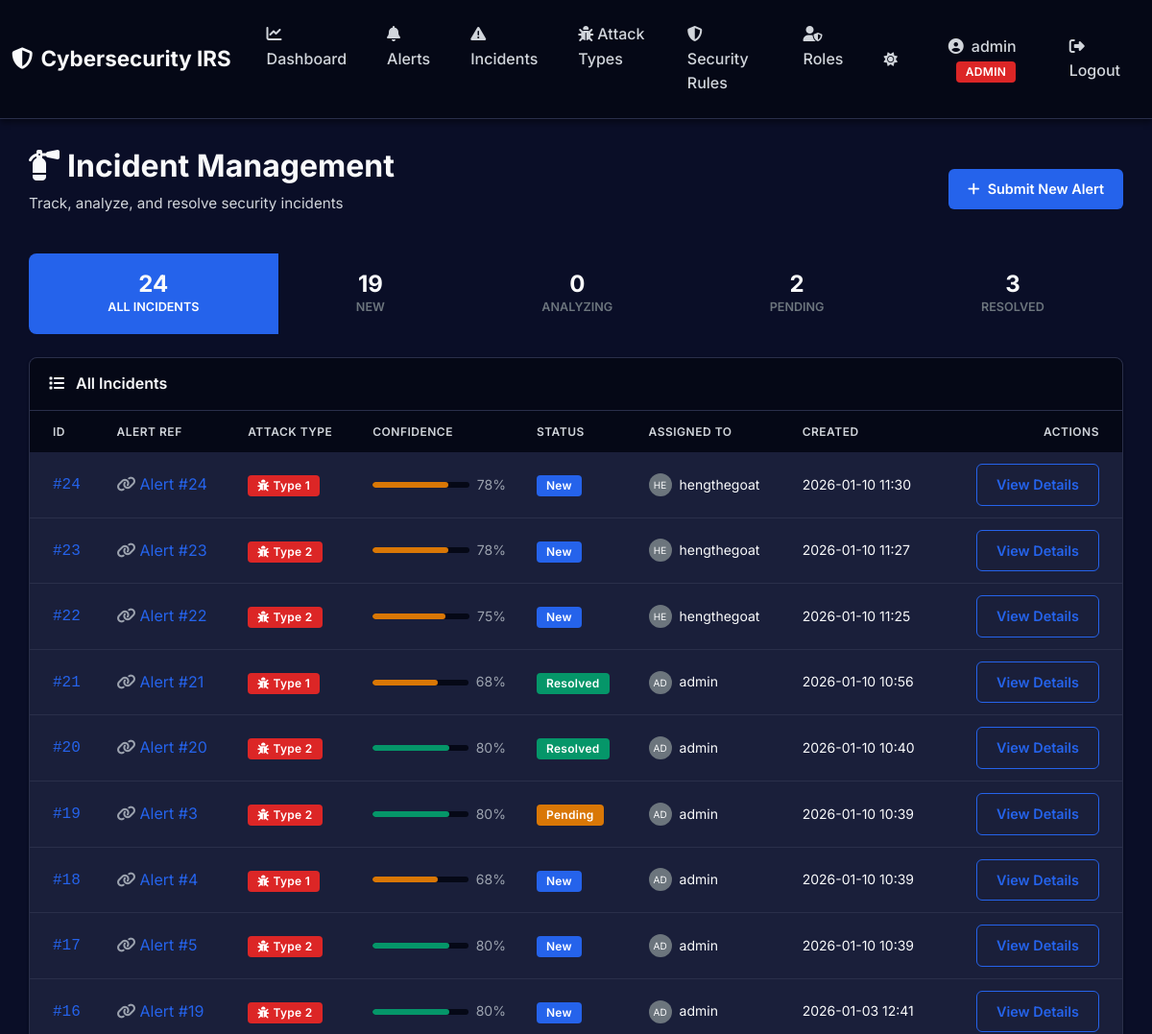
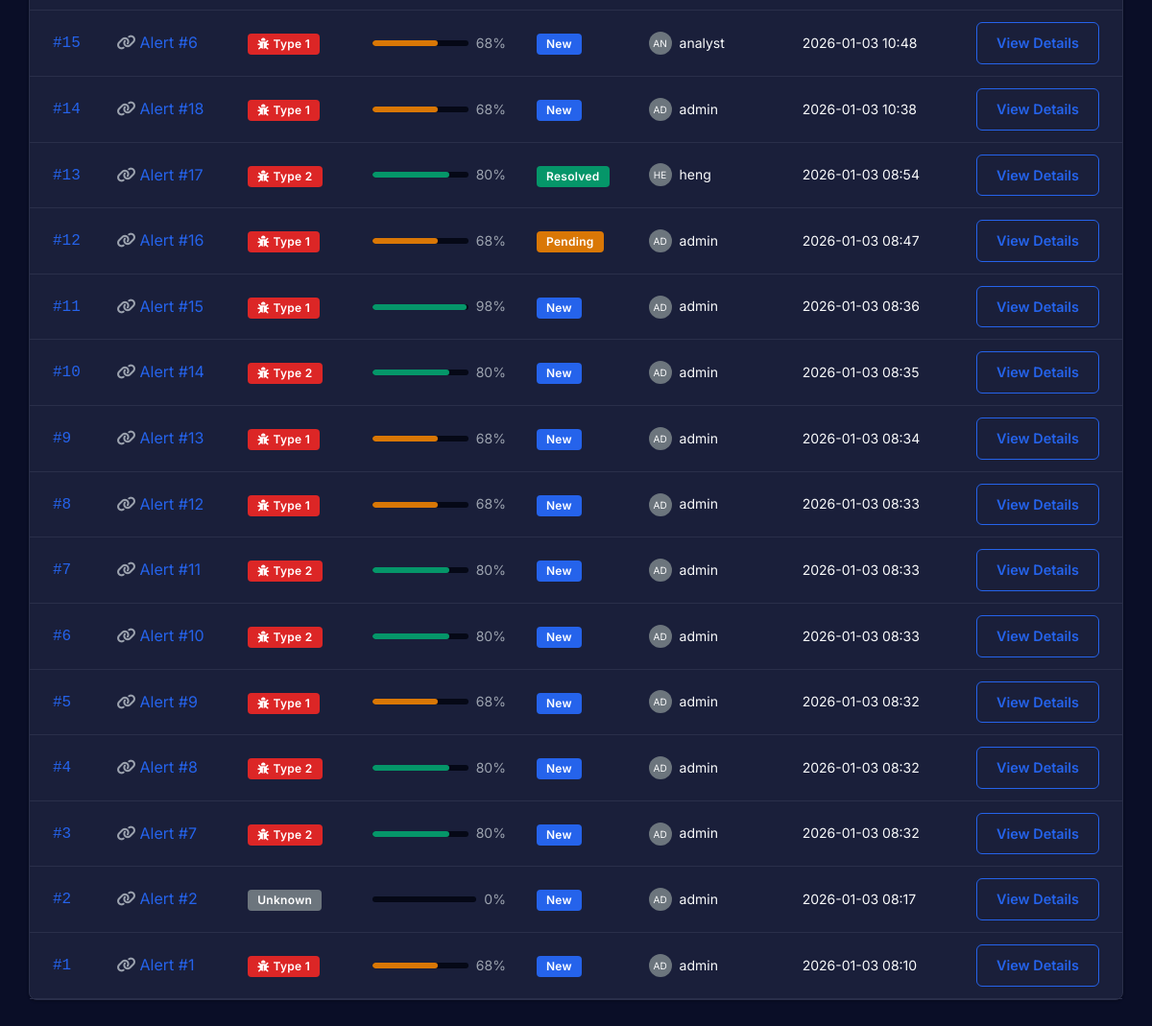
The page /incidents/ (signed in) on the database its author committed (2 pictures, top to bottom).
### app/models/incident.py (models this page shows, shortened)
class Incident(db.Model):
    __tablename__ = 'incidents'
    id = db.Column(db.Integer, primary_key=True)
    alert_id = db.Column(db.Integer, db.ForeignKey('alerts.id'), nullable=False, unique=True)
    attack_type_id = db.Column(db.Integer, db.ForeignKey('attack_types.id'), nullable=True)
    matched_rules = db.Column(db.JSON, nullable=True)  # JSON array of rule IDs
    recommended_actions = db.Column(db.JSON, nullable=True)  # JSON array of recommended actions
    confidence_score = db.Column(db.Integer, default=0, nullable=False)  # 0-100
    explanation = db.Column(db.Text, nullable=True)  # Human-readable explanation
    status = db.Column(db.String(20), default='new', nullable=False)  # new, analyzing, pending, resolved
    assigned_to = db.Column(db.Integer, db.ForeignKey('users.id'), nullable=True)
    created_at = db.Column(db.DateTime, default=datetime.utcnow, nullable=False)
    updated_at = db.Column(db.DateTime, default=datetime.utcnow, onupdate=datetime.utcnow, nullable=False)
    resolved_at = db.Column(db.DateTime, nullable=True)
    history = db.relationship('IncidentHistory', backref='incident', lazy=True, cascade='all, delete-orphan')
    assigned_user = db.relationship('User', foreign_keys=[assigned_to], backref='assigned_incidents')

### app/models/user.py (models this page shows, shortened)
class User(db.Model):
    __tablename__ = 'users'
    id = db.Column(db.Integer, primary_key=True)
    username = db.Column(db.String(80), unique=True, nullable=False)
    email = db.Column(db.String(120), unique=True, nullable=False)
    full_name = db.Column(db.String(120), nullable=False)
    role = db.Column(db.String(20), default='analyst', nullable=False)  # admin, analyst, viewer
    is_active = db.Column(db.Boolean, default=True, nullable=False)
    password_hash = db.Column(db.String(255), nullable=False)
    created_at = db.Column(db.DateTime, default=datetime.utcnow, nullable=False)
    updated_at = db.Column(db.DateTime, default=datetime.utcnow, onupdate=datetime.utcnow, nullable=False)
    last_login = db.Column(db.DateTime, nullable=True)

### app/routes/incident_routes.py (the view)
@incident_bp.route('/')
@login_required
def index():
    status_filter = request.args.get('status', None)
    query = Incident.query
    if status_filter:
        query = query.filter_by(status=status_filter)
    incidents = query.order_by(Incident.created_at.desc()).all()
    status_counts = {
        'all': Incident.query.count(),
        'new': Incident.query.filter_by(status='new').count(),
        'analyzing': Incident.query.filter_by(status='analyzing').count(),
        'pending': Incident.query.filter_by(status='pending').count(),
        'resolved': Incident.query.filter_by(status='resolved').count()
    }
    return render_template(
        'incidents/index.html',
        incidents=incidents,
        current_filter=status_filter,
        status_counts=status_counts
    )

### app/templates/incidents/index.html (shortened to what this page needs)
{% extends "layouts/base.html" %}  {% block content %}
<div class="mb-4">
  <div class="d-flex justify-content-between align-items-center">
    <div>
      <h1 class="h2" style="font-weight: 700; color: var(--text-primary)">
        <i class="fas fa-fire-extinguisher me-2"></i>Incident Management
      </h1>
      <p style="color: var(--text-secondary); font-size: 0.95rem">
        Track, analyze, and resolve security incidents
      </p>
    </div>
    <a href="{{ url_for('alerts.create') }}" class="btn btn-primary">
      <i class="fas fa-plus me-2"></i>Submit New Alert
    </a>
  </div>
</div>
<div class="row mb-4">
  <div class="col">
    <div class="btn-group w-100" role="group">
      <a
        href="{{ url_for('incidents.index') }}"
        class="btn {% if not current_filter %}btn-primary{% else %}btn-outline-secondary{% endif %}"
        style="border-top-left-radius: 8px; border-bottom-left-radius: 8px"
      >
        <div class="d-flex flex-column align-items-center py-2">
          <span class="h4 mb-0">{{ status_counts.all }}</span>
          <span class="small text-uppercase">All Incidents</span>
        </div>
      </a>
      <a
        href="{{ url_for('incidents.index', status='new') }}"
        class="btn {% if current_filter == 'new' %}btn-primary{% else %}btn-outline-secondary{% endif %}"
      >
        <div class="d-flex flex-column align-items-center py-2">
          <span class="h4 mb-0">{{ status_counts.new }}</span>
          <span class="small text-uppercase">New</span>
        </div>
      </a>
      <a
        href="{{ url_for('incidents.index', status='analyzing') }}"
        class="btn {% if current_filter == 'analyzing' %}btn-info{% else %}btn-outline-secondary{% endif %}"
      >
        <div class="d-flex flex-column align-items-center py-2">
          <span class="h4 mb-0">{{ status_counts.analyzing }}</span>
          <span class="small text-uppercase">Analyzing</span>
        </div>
      </a>
      <a
        href="{{ url_for('incidents.index', status='pending') }}"
        class="btn {% if current_filter == 'pending' %}btn-warning{% else %}btn-outline-secondary{% endif %}"
      >
        <div class="d-flex flex-column align-items-center py-2">
          <span class="h4 mb-0">{{ status_counts.pending }}</span>
          <span class="small text-uppercase">Pending</span>
        </div>
      </a>
      <a
        href="{{ url_for('incidents.index', status='resolved') }}"
        class="btn {% if current_filter == 'resolved' %}btn-success{% else %}btn-outline-secondary{% endif %}"
        style="border-top-right-radius: 8px; border-bottom-right-radius: 8px"
      >
        <div class="d-flex flex-column align-items-center py-2">
          <span class="h4 mb-0">{{ status_counts.resolved }}</span>
          <span class="small text-uppercase">Resolved</span>
        </div>
      </a>
    </div>
  </div>
</div>
<div class="card">
  <div class="card-header">
    <i class="fas fa-list me-2"></i>
    {% if current_filter %} {{ current_filter|title }} Incidents {% else %} All
    Incidents {% endif %}
  </div>
  <div class="card-body p-0">
    {% if incidents %}
    <div class="table-responsive">
      <table class="table table-hover mb-0">
        <thead>
          <tr>
            <th class="ps-4">ID</th>
            <th>Alert Ref</th>
            <th>Attack Type</th>
            <th>Confidence</th>
            <th>Status</th>
            <th>Assigned To</th>
            <th>Created</th>
            <th class="text-end pe-4">Actions</th>
          </tr>
        </thead>
        <tbody>
          {% for incident in incidents %}
          <tr>
            <td class="ps-4">
              <span style="font-family: monospace; color: var(--primary-color)"
                >#{{ incident.id }}</span
              >
            </td>
            <td>
              <a
                href="{{ url_for('alerts.detail', alert_id=incident.alert_id) }}"
                class="text-decoration-none"
              >
                <i class="fas fa-link me-1 text-muted"></i>Alert #{{
                incident.alert_id }}
              </a>
            </td>
            <td>
              {% if incident.attack_type_id %}
              <span class="badge bg-danger">
                <i class="fas fa-bug me-1"></i>Type {{ incident.attack_type_id
                }}
              </span>
              {% else %}
              <span class="badge bg-secondary">Unknown</span>
              {% endif %}
            </td>
            <td style="width: 15%">
              <div class="d-flex align-items-center">
                <div class="progress flex-grow-1" style="height: 6px">
                  <div
                    class="progress-bar {% if incident.confidence_score >= 80 %}bg-success{% elif incident.confidence_score >= 50 %}bg-warning{% else %}bg-danger{% endif %}"
                    role="progressbar"
                    style="width: {{ incident.confidence_score }}%"
                    aria-valuenow="{{ incident.confidence_score }}"
                    aria-valuemin="0"
                    aria-valuemax="100"
                  ></div>
                </div>
                <span class="ms-2 small text-muted"
                  >{{ incident.confidence_score }}%</span
                >
              </div>
            </td>
            <td>
              {% if incident.status == 'new' %}
              <span class="badge bg-primary">New</span>
              {% elif incident.status == 'analyzing' %}
              <span class="badge bg-info">Analyzing</span>
              {% elif incident.status == 'pending' %}
              <span class="badge bg-warning">Pending</span>
              {% else %}
              <span class="badge bg-success">Resolved</span>
              {% endif %}
            </td>
            <td>
              {% if incident.assigned_user %}
              <div class="d-flex align-items-center">
                <div
                  class="rounded-circle bg-secondary d-flex align-items-center justify-content-center me-2"
                  style="width: 24px; height: 24px; font-size: 10px"
                >
                  {{ incident.assigned_user.username[:2].upper() }}
                </div>
                <span class="small">{{ incident.assigned_user.username }}</span>
              </div>
              {% else %}
              <span class="text-muted small">
                <i class="far fa-user me-1"></i>Unassigned
              </span>
              {% endif %}
            </td>
            <td class="text-muted small">
              {{ incident.created_at.strftime('%Y-%m-%d %H:%M') }}
            </td>
            <td class="text-end pe-4">
              <a
                href="{{ url_for('incidents.detail', incident_id=incident.id) }}"
                class="btn btn-sm btn-outline-primary"
              >
                View Details
              </a>
            </td>
          </tr>
          {% endfor %}
        </tbody>
      </table>
    </div>
    {% endif %}
  </div>
</div>
{% endblock %}

### app/static/css/style.css (style rules this page uses)
:root { --primary-color: #2563eb; --primary-hover: #1d4ed8; --danger-color: #dc2626; --danger-hover: #b91c1c; --success-color: #059669; --success-hover: #047857; --warning-color: #d97706; --info-color: #0ea5e9; --dark-bg: #0a0e27; --darker-bg: #050816; --card-bg: #1a1f3a; --card-border: #2a2f4a; --text-primary: #f9fafb; --text-secondary: #d1d5db; --text-muted: #9ca3af; --shadow-sm: 0 1px 3px rgba(0, 0, 0, 0.3); --shadow-md: 0 4px 6px rgba(0, 0, 0, 0.4); --shadow-lg: 0 10px 25px rgba(0, 0, 0, 0.5); --hover-bg: #050816; }
* { margin: 0; padding: 0; box-sizing: border-box; }
body { font-family: "Inter", -apple-system, BlinkMacSystemFont, "Segoe UI", Roboto, Oxygen, Ubuntu, Cantarell, sans-serif; background: var(--dark-bg); color: var(--text-primary); min-height: 100vh; line-height: 1.6; }
.btn { border-radius: 6px; padding: 10px 20px; font-weight: 600; font-size: 0.9rem; transition: all 0.2s ease; border: none; cursor: pointer; }
.btn-primary { background: var(--primary-color); color: white; }
.btn-outline-primary { border: 1px solid var(--primary-color); color: var(--primary-color); background: transparent; }
.card { background: var(--card-bg) !important; border: 1px solid var(--card-border); border-radius: 8px; box-shadow: var(--shadow-sm); margin-bottom: 24px; transition: all 0.2s ease; }
.card-header { background: var(--darker-bg) !important; border-bottom: 1px solid var(--card-border); border-radius: 8px 8px 0 0 !important; padding: 14px 20px; font-weight: 600; font-size: 1rem; color: var(--text-primary); }
.card-body { padding: 20px; background: transparent !important; }
.table { color: var(--text-primary); background: transparent !important; margin-bottom: 0; --bs-table-bg: transparent; --bs-table-striped-bg: transparent; }
.table thead th { background: var(--darker-bg) !important; border: none; font-weight: 600; text-transform: uppercase; font-size: 0.75rem; letter-spacing: 0.5px; padding: 12px 16px; color: var(--text-secondary); }
.table tbody tr { border-bottom: 1px solid var(--card-border); transition: background 0.15s ease; background: transparent !important; }
.table td, .table th { vertical-align: middle; padding: 12px 16px; border-color: var(--card-border); background: transparent; color: var(--text-primary); }
.badge { padding: 5px 10px; border-radius: 4px; font-weight: 600; font-size: 0.75rem; letter-spacing: 0.3px; }
.bg-danger { background-color: var(--danger-color) !important; }
.bg-warning { background-color: var(--warning-color) !important; }
.bg-success { background-color: var(--success-color) !important; }
.bg-primary { background-color: var(--primary-color) !important; }
.progress { height: 6px; border-radius: 3px; background: var(--darker-bg); overflow: hidden; }
.progress-bar { border-radius: 3px; transition: width 0.3s ease; }
h1, h2, h3, h4, h5, h6, .h1, .h2, .h3, .h4, .h5, .h6, .card-title { color: var(--text-primary) !important; font-weight: 700; margin-bottom: 0.5rem; }
.text-muted { color: var(--text-muted) !important; }
a { color: var(--primary-color); text-decoration: none; transition: color 0.2s ease; }
.card-body { color: var(--text-primary) !important; }
.card-body p, .card-body span:not(.badge), .card-body div { color: var(--text-primary); }
.table th, .table thead th { color: var(--text-secondary) !important; font-weight: 600; }
.table td { color: var(--text-primary) !important; }

### rows shown on the page
Incident: id "24", alert_id "24", attack_type_id "1", confidence_score "78", status "New", assigned_user "HE", assigned_user.username "hengthegoat", created_at "2026-01-10 11:30"
Incident: id "23", alert_id "23", attack_type_id "2", confidence_score "78", status "New", assigned_user "HE", assigned_user.username "hengthegoat", created_at "2026-01-10 11:27"
Incident: id "22", alert_id "22", attack_type_id "2", confidence_score "75", status "New", assigned_user "HE", assigned_user.username "hengthegoat", created_at "2026-01-10 11:25"
Incident: id "21", alert_id "21", attack_type_id "1", confidence_score "68", status "Resolved", assigned_user "AD", assigned_user.username "admin", created_at "2026-01-10 10:56"
Incident: id "20", alert_id "20", attack_type_id "2", confidence_score "80", status "Resolved", assigned_user "AD", assigned_user.username "admin", created_at "2026-01-10 10:40"
Incident: id "19", alert_id "3", attack_type_id "2", confidence_score "80", status "Pending", assigned_user "AD", assigned_user.username "admin", created_at "2026-01-10 10:39"
Incident: id "18", alert_id "4", attack_type_id "1", confidence_score "68", status "New", assigned_user "AD", assigned_user.username "admin", created_at "2026-01-10 10:39"
Incident: id "17", alert_id "5", attack_type_id "2", confidence_score "80", status "New", assigned_user "AD", assigned_user.username "admin", created_at "2026-01-10 10:39"
Incident: id "16", alert_id "19", attack_type_id "2", confidence_score "80", status "New", assigned_user "AD", assigned_user.username "admin", created_at "2026-01-03 12:41"
Incident: id "15", alert_id "6", attack_type_id "1", confidence_score "68", status "New", assigned_user "AN", assigned_user.username "analyst", created_at "2026-01-03 10:48"
Incident: id "14", alert_id "18", attack_type_id "1", confidence_score "68", status "New", assigned_user "AD", assigned_user.username "admin", created_at "2026-01-03 10:38"
Incident: id "13", alert_id "17", attack_type_id "2", confidence_score "80", status "Resolved", assigned_user "HE", assigned_user.username "heng", created_at "2026-01-03 08:54"
Incident: id "12", alert_id "16", attack_type_id "1", confidence_score "68", status "Pending", assigned_user "AD", assigned_user.username "admin", created_at "2026-01-03 08:47"
Incident: id "11", alert_id "15", attack_type_id "1", confidence_score "98", status "New", assigned_user "AD", assigned_user.username "admin", created_at "2026-01-03 08:36"
Incident: id "10", alert_id "14", attack_type_id "2", confidence_score "80", status "New", assigned_user "AD", assigned_user.username "admin", created_at "2026-01-03 08:35"
Incident: id "9", alert_id "13", attack_type_id "1", confidence_score "68", status "New", assigned_user "AD", assigned_user.username "admin", created_at "2026-01-03 08:34"
Incident: id "8", alert_id "12", attack_type_id "1", confidence_score "68", status "New", assigned_user "AD", assigned_user.username "admin", created_at "2026-01-03 08:33"
Incident: id "7", alert_id "11", attack_type_id "2", confidence_score "80", status "New", assigned_user "AD", assigned_user.username "admin", created_at "2026-01-03 08:33"
Incident: id "6", alert_id "10", attack_type_id "2", confidence_score "80", status "New", assigned_user "AD", assigned_user.username "admin", created_at "2026-01-03 08:33"
Incident: id "5", alert_id "9", attack_type_id "1", confidence_score "68", status "New", assigned_user "AD", assigned_user.username "admin", created_at "2026-01-03 08:32"
Incident: id "4", alert_id "8", attack_type_id "2", confidence_score "80", status "New", assigned_user "AD", assigned_user.username "admin", created_at "2026-01-03 08:32"
Incident: id "3", alert_id "7", attack_type_id "2", confidence_score "80", status "New", assigned_user "AD", assigned_user.username "admin", created_at "2026-01-03 08:32"
Incident: id "2", alert_id "2", shows "Unknown", confidence_score "0", status "New", assigned_user "AD", assigned_user.username "admin", created_at "2026-01-03 08:17"
Incident: id "1", alert_id "1", attack_type_id "1", confidence_score "68", status "New", assigned_user "AD", assigned_user.username "admin", created_at "2026-01-03 08:10"

### other values the page prints
{{ session.username }} "admin"
{{ session.user_role|upper }} "ADMIN"
{{ status_counts.all }} "24"
{{ status_counts.new }} "19"
{{ status_counts.analyzing }} "0"
{{ status_counts.pending }} "2"
{{ status_counts.resolved }} "3"
